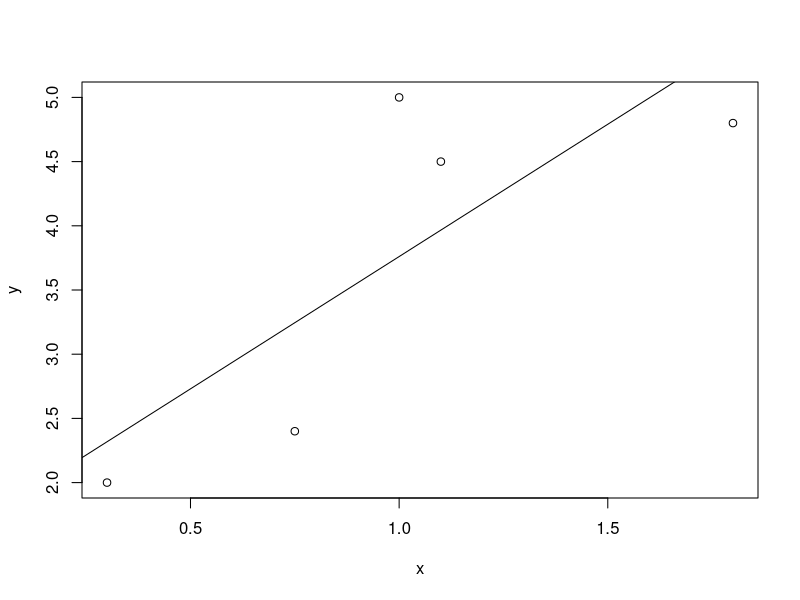

Write the R code that produced this figure.

x <- c(1.1, 0.3, 1, 0.75, 1.8)     
y <- c(4.5, 2,   5, 2.4 , 4.8) 
n=5


#1.a
sprintf('1.a Correlation between x and y is %f', cor(x,y))

#1.b

xbar <- mean(x)
ybar <- mean(y)

sx <- sum(x^2)
sy <- sum(y^2)

bh <- (n*sum(x*y) - n^2*xbar*ybar)/(n*sx - n^2*xbar^2)
ah <- ybar - bh*xbar              

sprintf('1.b yh = %f + %fx',ah, bh)
plot(x,y)
abline(a=ah, b=bh)

#1.c
sigmah <- (sum((y - ah - bh*x) ^ 2)) / (n-2)
sprintf('1.c sigmah = %f',sigmah)

#1.d
#distribution of Normal
#sigmasquare / (sum((xi-Xbar)^2)
sprintf('1.d Normal distribution with mean b and variance signa^2/%f', sum((x - xbar)^2))

#1.e
variance <- 0.8
sd <- (variance)^0.5
multiple <- (1/sum((x - xbar)^2))^0.5
z <- bh/( sd * multiple)
pval <- 2 * pnorm(z,lower.tail = FALSE)
sprintf('1.e Z value = %f p-value = %f', z, pval)

